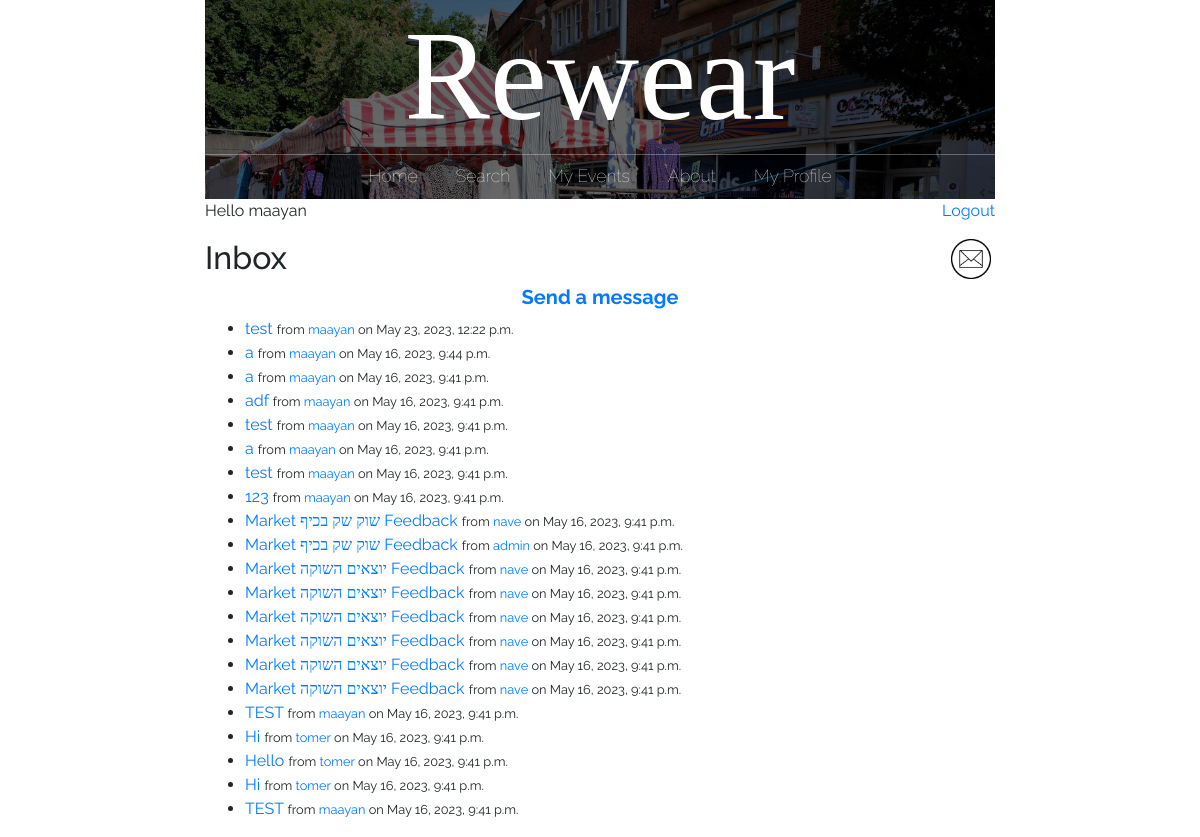
The app's page /inbox/ (signed in) with its own data.
### main/models.py (models this page shows)
class Message(models.Model):
    sender = models.ForeignKey(User, on_delete=models.CASCADE, related_name='sent_messages')
    recipient = models.ForeignKey(User, on_delete=models.CASCADE, related_name='received_messages')
    subject = models.CharField(max_length=255)
    body = models.TextField()
    from django.utils import timezone
    created_at = models.DateTimeField(default=timezone.now)
    is_read = models.BooleanField(default=False)

### main/views.py (the view)
# urls.py: path("inbox/", views.inbox, name="inbox"),
@login_required
def inbox(request):
    messages = Message.objects.filter(recipient=request.user)
    new_mail = new_messages(request.user.username)
    return render(request, 'main/inbox.html', {'messages': messages, 'new_mail': new_mail})

### main/views.py (called while the page is built)
def new_messages(username):
    try:
        messages = Message.objects.filter(recipient=User.objects.filter(username=username)[0])
        for m in messages:
            if not m.is_read:
                return True
        return False
    except:
        return False

### main/templates/main/inbox.html
{% extends 'main/base.html' %}
{% block content %}
  <h2>Inbox</h2>
  <center>
    <a href="/send_message/"><h5><b>Send a message</b></h5></a>
  </center>
  {% if messages %}
    <ul>
      {% for message in messages reversed %}
        <li{% if not message.is_read %} style="font-weight: bold;"{% endif %}>
          <a href="/message_detail/{{message.id}}">
            {% if not message.is_read %}
              <big><b>{{ message.subject }}</b></big>
            {% else %}
              {{ message.subject }}
            {% endif %}
          </a>
          {% if not message.is_read %}
            from <a href="/profile/{{ message.sender.username }}">{{ message.sender.username }}</a> on {{ message.created_at }}
          {% else %}
            <small>from <a href="/profile/{{ message.sender.username }}">{{ message.sender.username }}</a> on {{ message.created_at }}</small>
          {% endif %}
        </li>
      {% endfor %}
    </ul>
  {% else %}
    <p>No messages.</p>
  {% endif %}
{% endblock %}

### main/templates/main/base.html (shortened to what this page needs)
{% load static %}
<!doctype html>
<html>
	<head>
		<link rel="stylesheet" href="https://stackpath.bootstrapcdn.com/bootstrap/4.3.1/css/bootstrap.min.css">
		<link rel="stylesheet" href="{% static 'css/styles.css' %}">
	</head>
	<body>
	<div id = "content", name = "content">
		<div class="row justify-content-center">
			<div class="col-8">
			<center>
					<header class="main-header">
						<h1 class="header-name header-name-large">Rewear</h1>
						<nav class="nav main-nav">
							<ul>
								<li><a href="/">Home</a></li>
								{% if user.is_authenticated %}
									<li><a href="/search_page/">Search</a></li>
									<li><a href="/my_events/{{request.user.id}}">My Events</a></li>
								{% endif %}
								<li><a href="/about/">About</a></li>
								{% if user.is_authenticated and user.is_superuser %}
									<li><a href="/submissions/">Submissions
									<!--<div style="display: inline-block;">
										<div style="border-radius: 50%; width: 10px; height: 10px; padding: 2px; border: solid; border-color: red;"></div>
									</div>-->
									</a></li>
									<li><a href="/admin/">Administration</a></li>
								{% elif user.is_authenticated and user.is_active%}
								<li><a href="/profile/">My Profile</a></li>
								{% endif %}
							</ul>
						</nav>
					</header>
			</center>
			{% if user.is_authenticated %}
			<p style="text-align:left;">
				<td><left>Hello {{request.user.username}}</left></td>
				<span style="float:right;">
					<td><right><a href="/logout">Logout</a></right></td>
				</span>
			</p>
			<p>
				<span style="float:right;">
					{% if new_mail %}
						<a href="/inbox" style="text-decoration:none">
							<img src='{% static "media/new_mail.png" %}' alt="inbox" height=40px width=40px>&nbsp;
						</a>
					{% else %}
						<a href="/inbox" style="text-decoration:none">
							<img src='{% static "media/mail_icon.png" %}' alt="inbox" height=40px width=40px>&nbsp;
						</a>
					{% endif %}
				</span>
			</p>
			{% endif %}
				{% block content %}
				{% endblock %}
			</div>
		</div>
	</div>
	</body>
</html>

### static/css/styles.css (style rules this page uses)
* { box-sizing: border-box; font-family: Raleway; }
html, body { margin: 0; padding: 0; }
.nav ul { margin: 0; padding: 0; }
.nav li { display: inline; }
.nav a { display: inline-block; padding: .5em; color: white; text-decoration: none; }
.main-nav { text-align: center; font-size: 1.1em; font-weight: lighter; display: inline; }
.main-nav li { padding: 0 1%; }
.main-header { background-color: rgba(0, 0, 0, .6); background-image: url("../media/Header Background.jpeg"); background-blend-mode: multiply; background-size: cover; }
.header-name { text-align: center; margin: 0; font-size: 4em; font-family: "Arvo"; font-weight: normal; color: white; border-bottom: 1px solid rgba(255, 255, 255, .3) }
.header-name-large { font-size: 8em; }

### records on screen
Message: subject "test", sender.username "maayan", created_at "May 23, 2023, 12:22 p.m."
Message: subject "a", sender.username "maayan", created_at "May 16, 2023, 9:44 p.m."
Message: subject "a", sender.username "maayan", created_at "May 16, 2023, 9:41 p.m."
Message: subject "adf", sender.username "maayan", created_at "May 16, 2023, 9:41 p.m."
Message: subject "test", sender.username "maayan", created_at "May 16, 2023, 9:41 p.m."
Message: subject "a", sender.username "maayan", created_at "May 16, 2023, 9:41 p.m."
Message: subject "test", sender.username "maayan", created_at "May 16, 2023, 9:41 p.m."
Message: subject "123", sender.username "maayan", created_at "May 16, 2023, 9:41 p.m."
Message: subject "Market שוק שק בכיף Feedback", sender.username "nave", created_at "May 16, 2023, 9:41 p.m."
Message: subject "Market שוק שק בכיף Feedback", sender.username "admin", created_at "May 16, 2023, 9:41 p.m."
Message: subject "Market יוצאים השוקה Feedback", sender.username "nave", created_at "May 16, 2023, 9:41 p.m."
Message: subject "Market יוצאים השוקה Feedback", sender.username "nave", created_at "May 16, 2023, 9:41 p.m."
Message: subject "Market יוצאים השוקה Feedback", sender.username "nave", created_at "May 16, 2023, 9:41 p.m."
Message: subject "Market יוצאים השוקה Feedback", sender.username "nave", created_at "May 16, 2023, 9:41 p.m."
Message: subject "Market יוצאים השוקה Feedback", sender.username "nave", created_at "May 16, 2023, 9:41 p.m."
Message: subject "Market יוצאים השוקה Feedback", sender.username "nave", created_at "May 16, 2023, 9:41 p.m."
Message: subject "TEST", sender.username "maayan", created_at "May 16, 2023, 9:41 p.m."
Message: subject "Hi", sender.username "tomer", created_at "May 16, 2023, 9:41 p.m."
Message: subject "Hello", sender.username "tomer", created_at "May 16, 2023, 9:41 p.m."
Message: subject "Hi", sender.username "tomer", created_at "May 16, 2023, 9:41 p.m."
Message: subject "TEST", sender.username "maayan", created_at "May 16, 2023, 9:41 p.m."

### other values on screen
{{ request.user.username }} "maayan"
